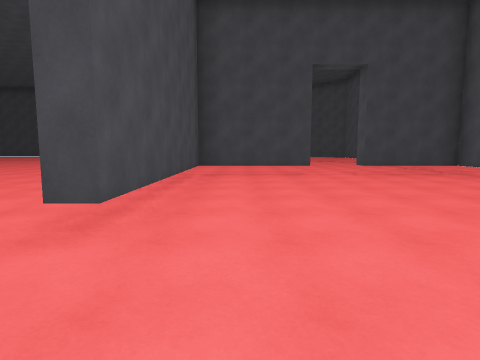
view 1 (above)

24 first-person views from a walk through a 3-D level made in the Unity game engine. The camera is 1.4 m above the floor, tilts 6° down and sees 80° across. The floor is counted in squares, 2 m on a side. Each view is taken from the middle of a square. On the plan, view 1 faces up. The plan holds only what a view shows up to about 10 squares ahead; the rest is blank. The place goes on beyond the plan. The player is left out.

view 2
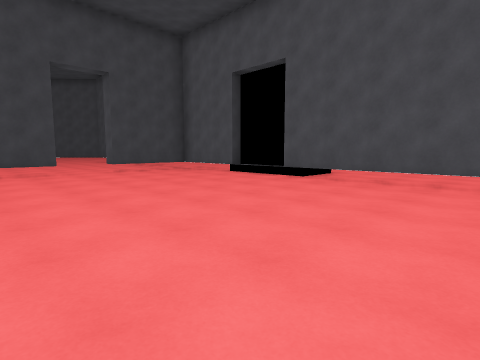

view 3
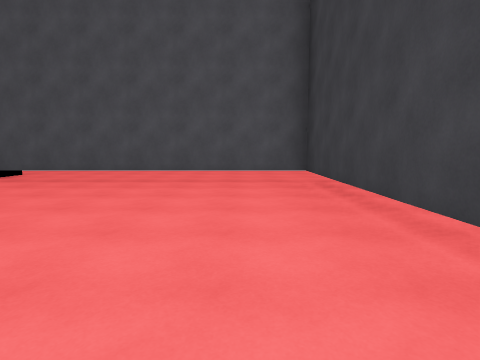

view 4
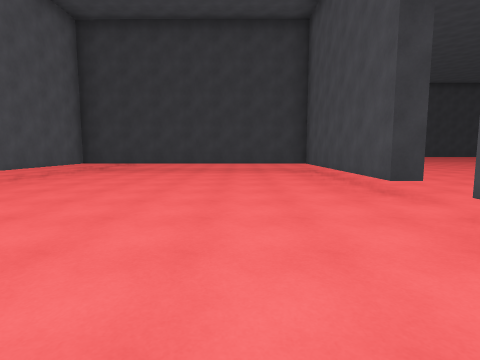

view 5
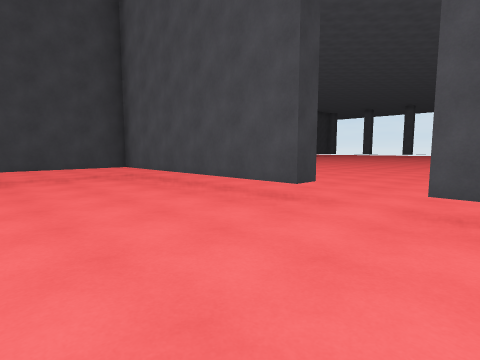

view 6
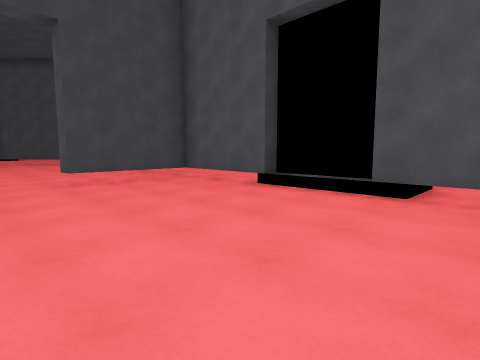

view 7
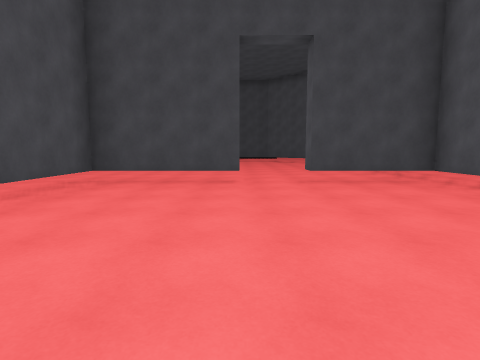

view 8
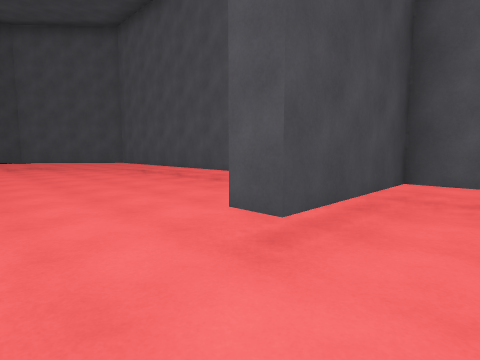

view 9
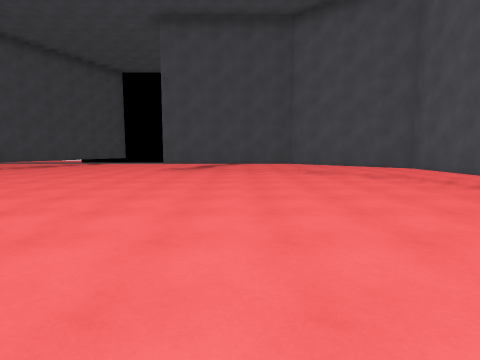

view 10
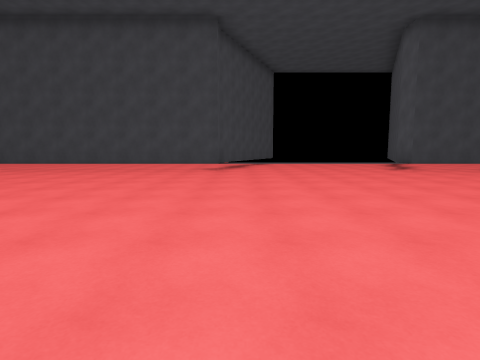

view 11
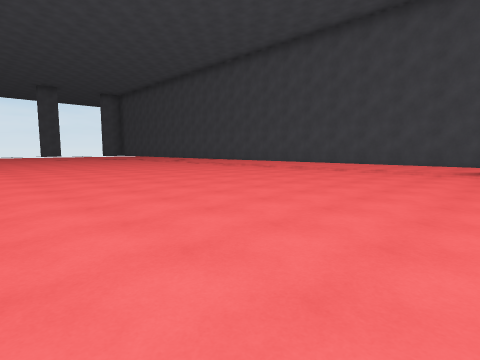

view 12
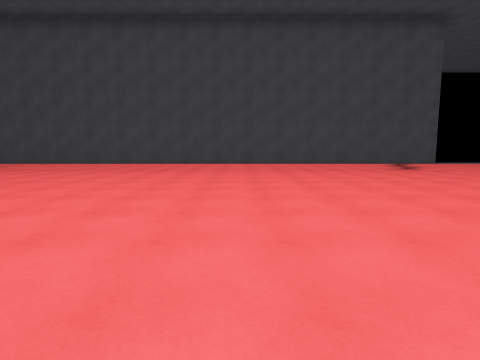

view 13
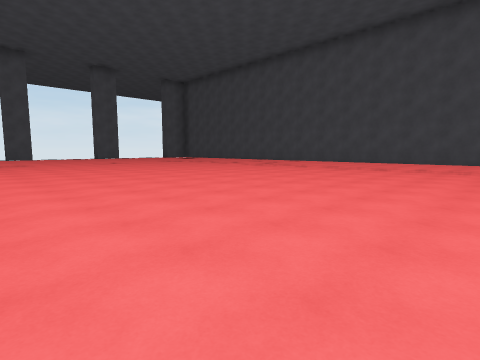

view 14
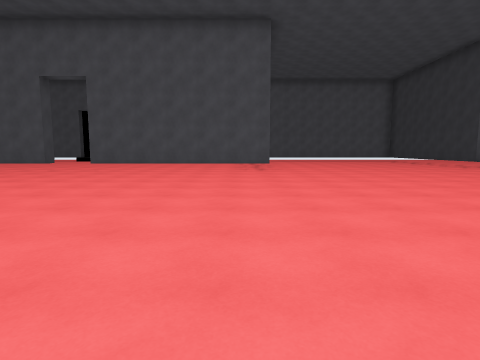

view 15
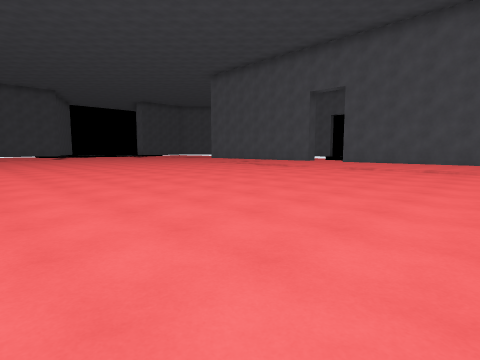

view 16
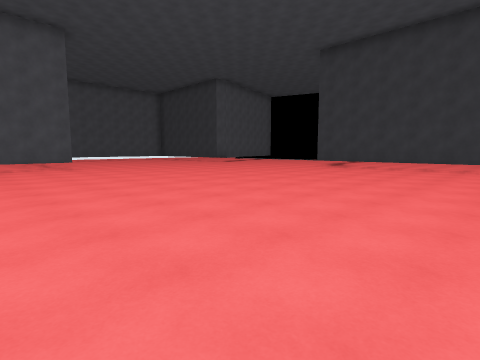

view 17
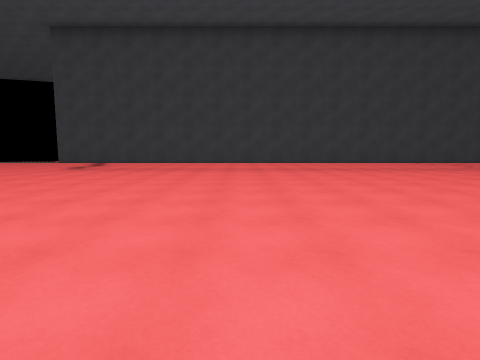

view 18
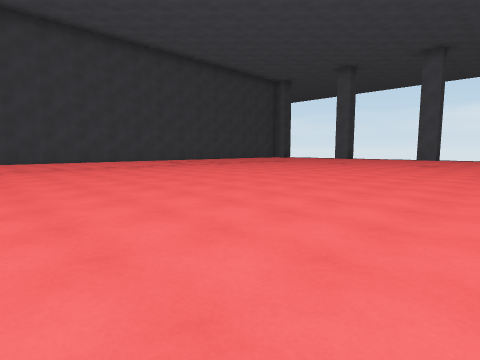

view 19
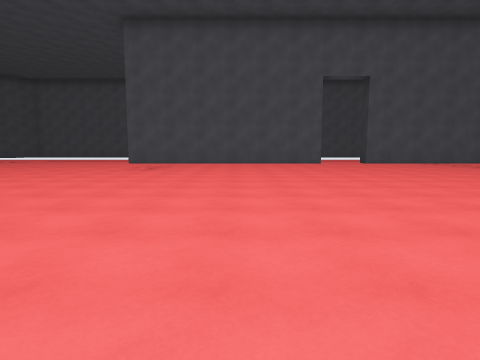

view 20
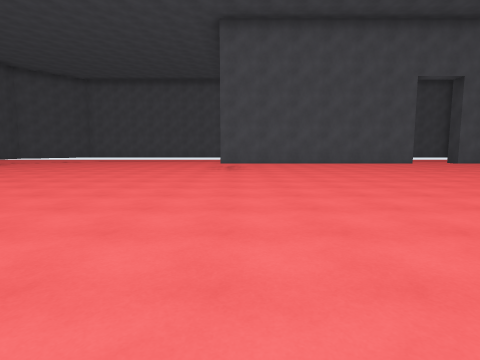

view 21
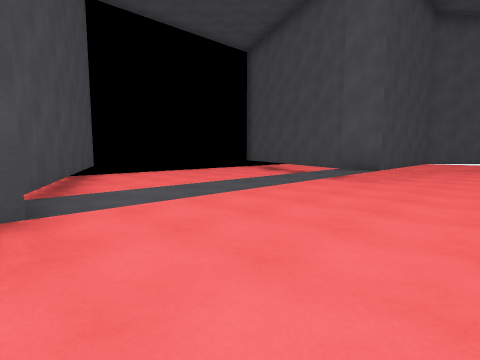

view 22
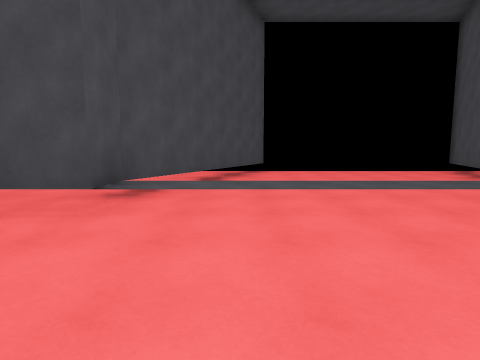

view 23
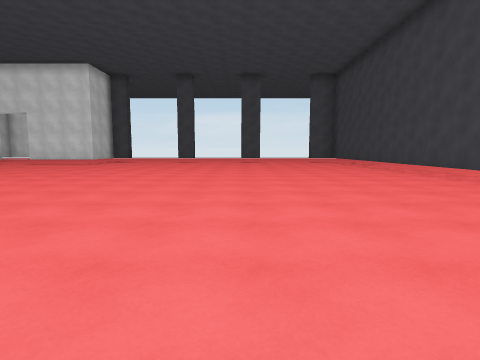

view 24
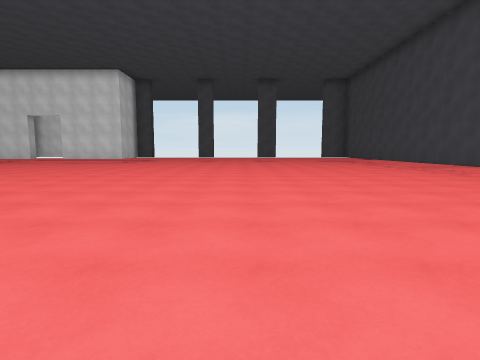

### Floor plan
Key: @ floor where view 1 was taken; # wall or solid block; . floor; / step, stairs or slope; T thing the floor can be seen under or through.
Columns run from 22 left of view 1 to 9 right of it. Each row starts with its distance up from view 1.
 26                  ##     #
 25                 .#......#
 24                ..#......#
 23                .TT.....##
 22 ..            ..T......#.
 21 ...    ..    ..TT.....##
 20 #############TTT//////#####....
 19 ................//////....##...
 18 ...........................##..
 17 ............................##.
 16 .............................#
 15 .............................#.
 14 .............................#.
 13 .............................#.
 12 .............................T
 11 .............................
 10 .......... ..................
  9 .......... ..................
  8 ......     ..........TTT..TTT .
  7 .....      ..........T.......T.
  6 ....       ..........T.......T
  5  ..        ..........T.......
  4            ..........T.......#
  3            ..........T.......T..
  2            ..................T..
  1           ...................T..
  0           ...........T@......T..
 -1           ...........T.......T..
 -2    ..................T.......T..
 -3 .....................T.......#..
 -4 .....................T.......#..
 -5 .....................TTTT#####..
 -6 ........................
 -7 ........................
 -8 ........................
 -9  .....................
-10   ..............  ....
-11   ...............  ...
-12  .................  ..
-13  ###############//
-14       ..  ..

Positions as (right, up) in squares from view 1, and headings:
1: (0, 0), facing up
2: (0, -1), facing up-right
3: (0, -3), facing right
4: (1, 5), facing down
5: (2, 3), facing down-left
6: (2, 2), facing up-right
7: (2, 2), facing up
8: (2, 7), facing up-right
9: (2, 10), facing up
10: (-6, 10), facing up
11: (-6, 10), facing up-left
12: (-13, 10), facing up
13: (-13, 9), facing up-left
14: (-11, -4), facing right
15: (-12, -4), facing up-right
16: (-13, -2), facing down-right
17: (-13, -3), facing down
18: (-14, -2), facing down-left
19: (-11, 5), facing right
20: (-11, 8), facing right
21: (-7, 17), facing up-right
22: (-5, 16), facing up
23: (-12, 14), facing left
24: (-11, 13), facing left
